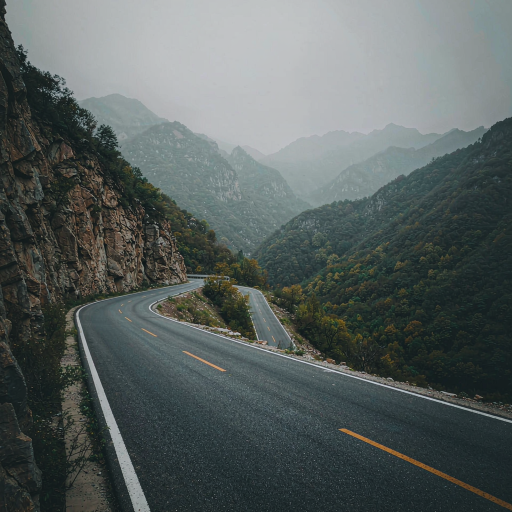
//> input picture 底层算法演示/直方图处理/assets/haze.png, 1024 x 1024 px (shown at 1/2 size)
$ ./histogram_processing -i=../assets/haze.png   (built with g++ and OpenCV 4)
//> lines starting //> are read from the running program, lines starting //| are printed output that depends on the picture; after the words box and inside, x2 and y2 are one past the last pixel; in counts of white or black regions, pixels touching at a corner belong together
/**
 * @file    histogram_processing.cpp
 * @brief   直方图处理演示：直方图统计、全局均衡化与 CLAHE 自适应增强的对比。
 * @details 流程：计算直方图 -> 全局均衡化 -> 自适应 CLAHE -> 对比效果。
 * @note    依赖：OpenCV 4.x（core / imgproc / imgcodecs / highgui）
 *          全局均衡化按整幅图的累积分布重映射灰度，会同时放大噪声；
 *          CLAHE 只在局部小块内做均衡并裁剪直方图峰值，因此更适合雾霾、逆光这类光照不均的图像。
 */

#include <algorithm>
#include <iomanip>
#include <iostream>
#include <string>
#include <vector>

#include <opencv2/opencv.hpp>
#include <opencv2/core/utils/filesystem.hpp>

namespace {

const int kPanelWidth = 480;
const int kPanelHeight = 360;
const int kTitleHeight = 30;

/** @brief 在若干候选位置中查找素材，便于从不同工作目录运行。 */
std::string locateAsset(const std::string& fileName)
{
    const std::vector<std::string> candidates = {
        "../../assets/" + fileName, "../assets/" + fileName, "assets/" + fileName};
    for (const auto& path : candidates) {
        if (cv::utils::fs::exists(path)) {
            return path;
        }
    }
    return candidates.front();
}

/** @brief 由素材路径推导输出目录：<demo>/assets/x.png -> <demo>/output。 */
std::string outputDirFor(const std::string& inputPath)
{
    std::string dir = inputPath;
    const size_t slash = dir.find_last_of("/\\");
    dir = (slash == std::string::npos) ? "." : dir.substr(0, slash);
    const size_t slash2 = dir.find_last_of("/\\");
    const std::string leaf = (slash2 == std::string::npos) ? dir : dir.substr(slash2 + 1);
    if (leaf == "assets") {
        dir = (slash2 == std::string::npos) ? "." : dir.substr(0, slash2);
    }
    return dir + "/output";
}

/** @brief 等比缩放并居中留白到固定面板。 */
cv::Mat fitPanel(const cv::Mat& image, const std::string& title)
{
    cv::Mat bgr;
    if (image.channels() == 1) {
        cv::cvtColor(image, bgr, cv::COLOR_GRAY2BGR);
    } else {
        bgr = image;
    }
    const double scale =
        std::min(kPanelWidth / static_cast<double>(bgr.cols),
                 kPanelHeight / static_cast<double>(bgr.rows));
    cv::Mat scaled;
    cv::resize(bgr, scaled, cv::Size(), scale, scale, cv::INTER_AREA);
    cv::Mat panel(kPanelHeight + kTitleHeight, kPanelWidth, CV_8UC3, cv::Scalar(255, 255, 255));
    const int x = (kPanelWidth - scaled.cols) / 2;
    const int y = kTitleHeight + (kPanelHeight - scaled.rows) / 2;
    scaled.copyTo(panel(cv::Rect(x, y, scaled.cols, scaled.rows)));
    cv::putText(panel, title, cv::Point(8, 21), cv::FONT_HERSHEY_SIMPLEX, 0.5,
                cv::Scalar(0, 0, 0), 1, cv::LINE_AA);
    return panel;
}

/** @brief 按列数拼接等尺寸面板。 */
cv::Mat montage(const std::vector<cv::Mat>& panels, int cols)
{
    const int rows = static_cast<int>((panels.size() + cols - 1) / cols);
    cv::Mat canvas(rows * panels[0].rows, cols * panels[0].cols, CV_8UC3, cv::Scalar(255, 255, 255));
    for (size_t i = 0; i < panels.size(); ++i) {
        const int r = static_cast<int>(i) / cols;
        const int c = static_cast<int>(i) % cols;
        panels[i].copyTo(canvas(cv::Rect(c * panels[i].cols, r * panels[i].rows,
                                         panels[i].cols, panels[i].rows)));
    }
    return canvas;
}

/**
 * @brief  把 256 级直方图画成柱状图，便于直观对比分布变化。
 * @param  gray   灰度图。
 * @param  width  输出宽度。
 * @param  height 输出高度。
 * @return 柱状图图像（BGR）。
 */
cv::Mat drawHistogram(const cv::Mat& gray, int width, int height)
{
    const int histSize = 256;
    float range[] = {0.0f, 256.0f};
    const float* histRange = {range};
    cv::Mat hist;
    cv::calcHist(&gray, 1, 0, cv::Mat(), hist, 1, &histSize, &histRange);

    double maxValue = 0.0;
    cv::minMaxLoc(hist, nullptr, &maxValue);
    hist.convertTo(hist, CV_32F, (height - 10) / std::max(1.0, maxValue));

    cv::Mat canvas(height, width, CV_8UC3, cv::Scalar(255, 255, 255));
    const int binWidth = std::max(1, width / histSize);
    for (int i = 0; i < histSize; ++i) {
        const int value = static_cast<int>(hist.at<float>(i));
        cv::rectangle(canvas, cv::Rect(i * binWidth, height - value, binWidth, value),
                      cv::Scalar(80, 80, 80), cv::FILLED);
    }
    return canvas;
}

}  // namespace

/**
 * @brief  主流程：直方图、均衡化与 CLAHE 对比。
 * @param  argc 参数个数。
 * @param  argv 参数列表。
 * @return 0 表示成功，非 0 表示失败。
 */
int main(int argc, char** argv)
{
    const cv::String keys =
        "{help h usage ? |      | 打印帮助信息 }"
        "{i input        |      | 输入图像路径，缺省读取 assets/haze.png }"
        "{o output       |      | 输出图像路径，缺省写入 <目录>/output/histogram_processing.png }"
        "{l clipLimit    | 2.0  | CLAHE 的对比度限制 }"
        "{t tileSize     | 8    | CLAHE 的网格数 }"
        "{d display      | 0    | 是否弹窗显示 (1=显示, 0=不显示) }";

    cv::CommandLineParser parser(argc, argv, keys);
    parser.about("直方图处理演示: calcHist / equalizeHist / CLAHE\n参数请使用 --key=value 形式");
    if (parser.has("help")) {
        parser.printMessage();
        return 0;
    }
    if (!parser.check()) {
        parser.printErrors();
        parser.printMessage();
        return -1;
    }

    std::string inputPath = parser.get<std::string>("input");
    if (inputPath.empty()) {
        inputPath = locateAsset("haze.png");
    }
    const cv::Mat src = cv::imread(inputPath, cv::IMREAD_COLOR);
//> src is the input picture: 1024 rows x 1024 cols, CV_8UC3; mean B, G, R 94.4, 95.8, 87.6
    if (src.empty()) {
        std::cerr << "无法读取图像: " << inputPath << std::endl;
        return -1;
    }
    cv::Mat gray;
    cv::cvtColor(src, gray, cv::COLOR_BGR2GRAY);

    // 步骤 1：计算直方图并记录原始分布统计。
    cv::Scalar meanOriginal;
    cv::Scalar stdOriginal;
    cv::meanStdDev(gray, meanOriginal, stdOriginal);
//> meanOriginal = Scalar(93.22); stdOriginal = Scalar(56.99)
    const cv::Mat histOriginal = drawHistogram(gray, 512, kPanelHeight);
//> in drawHistogram, `cv::calcHist(&gray, 1, 0, cv::Mat(), hist, 1, &histSize, &histRange);`: hist = 256 values, max 16252 at index 37, min 0 at index 0, mean 4096
//> in drawHistogram, `cv::minMaxLoc(hist, nullptr, &maxValue);`: maxValue = 16252
//> in drawHistogram, `hist.convertTo(hist, CV_32F, (height - 10) / std::max(1.0, maxValue));`: hist = 256 values, max 350 at index 37, min 0 at index 0, mean 88.21
//> the loop in drawHistogram, `for (int i = 0; i < histSize; ++i)` made 256 passes
//> value on passes 1 to 3: 0, 0, 0
//> after the loop in drawHistogram, `for (int i = 0; i < histSize; ++i)`:
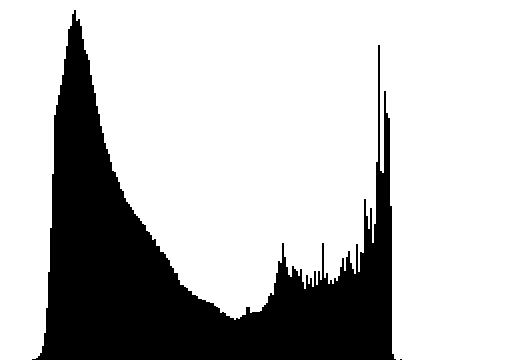
//> canvas: 360 rows x 512 cols, CV_8UC3; values 80 (black) and 255 (white), 75.6% white; 2 black regions (1 under 20 px), largest, box (x1, y1, x2, y2) and area: (32, 10, 396, 360) 44944

    // 步骤 2：全局均衡化。
    cv::Mat equalized;
    cv::equalizeHist(gray, equalized);
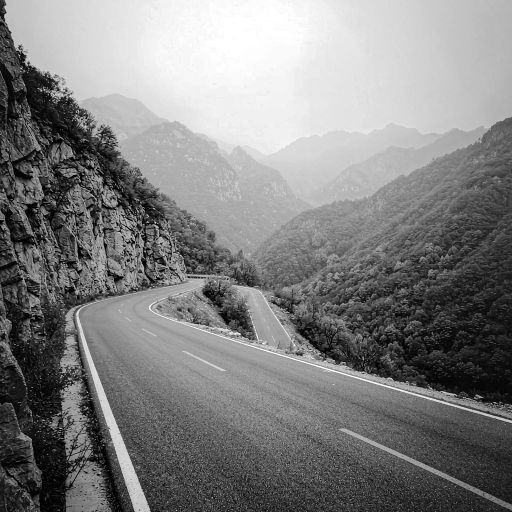
//> equalized: 1024 rows x 1024 cols, CV_8UC1 (shown at 1/2 size); min 0, max 255, mean 128.6
    cv::Scalar meanEq;
    cv::Scalar stdEq;
    cv::meanStdDev(equalized, meanEq, stdEq);
//> meanEq = Scalar(128.6); stdEq = Scalar(73.23)
    const cv::Mat histEqualized = drawHistogram(equalized, 512, kPanelHeight);
//> the loop in drawHistogram (call 2), `for (int i = 0; i < histSize; ++i)` made 256 passes
//> value on passes 1 to 3: 33, 79, 88
//> after the loop in drawHistogram (call 2), `for (int i = 0; i < histSize; ++i)`: canvas: 360 rows x 512 cols, CV_8UC3; values 80 (black) and 255 (white), 75.6% white; 64 black regions, largest, box (x1, y1, x2, y2) and area: (290, 205, 370, 360) 7216, (380, 190, 426, 360) 4208, (428, 244, 446, 360) 1762

    // 步骤 3：自适应 CLAHE。按小块分别均衡，避免全局拉伸放大噪声。
    const int tile = std::max(1, parser.get<int>("tileSize"));
    cv::Ptr<cv::CLAHE> clahe = cv::createCLAHE(parser.get<double>("clipLimit"),
                                               cv::Size(tile, tile));
    cv::Mat enhanced;
    clahe->apply(gray, enhanced);
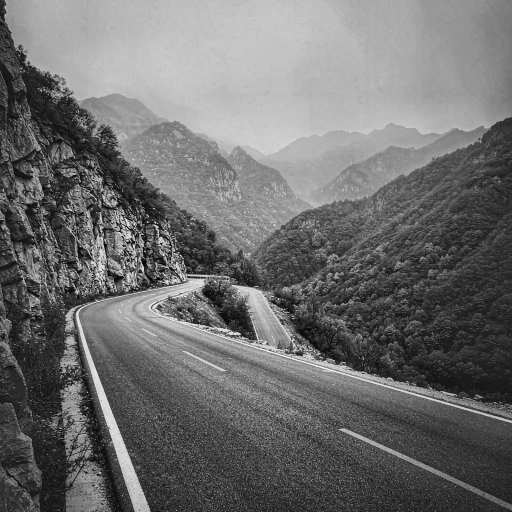
//> enhanced: 1024 rows x 1024 cols, CV_8UC1 (shown at 1/2 size); min 3, max 247, mean 109.3
    cv::Scalar meanClahe;
    cv::Scalar stdClahe;
    cv::meanStdDev(enhanced, meanClahe, stdClahe);
//> meanClahe = Scalar(109.3); stdClahe = Scalar(57.85)
    const cv::Mat histClahe = drawHistogram(enhanced, 512, kPanelHeight);
//> call 3 of drawHistogram, with width = 512, height = 360
//> in drawHistogram (call 3), `cv::calcHist(&gray, 1, 0, cv::Mat(), hist, 1, &histSize, &histRange);`: hist = 256 values, max 10938 at index 195, min 0 at index 0, mean 4096
//> in drawHistogram (call 3), `cv::minMaxLoc(hist, nullptr, &maxValue);`: maxValue = 10938
//> in drawHistogram (call 3), `hist.convertTo(hist, CV_32F, (height - 10) / std::max(1.0, maxValue));`: hist = 256 values, max 350 at index 195, min 0 at index 0, mean 131.1
//> the loop in drawHistogram (call 3), `for (int i = 0; i < histSize; ++i)` made 256 passes
//> after the loop in drawHistogram (call 3), `for (int i = 0; i < histSize; ++i)`:
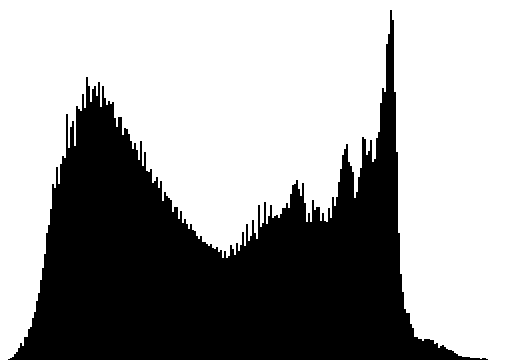
//> canvas: 360 rows x 512 cols, CV_8UC3; values 80 (black) and 255 (white), 63.7% white; 1 black region, box (x1, y1, x2, y2) and area: (8, 10, 488, 360) 66870

    // 步骤 4：对比效果，标准差越大说明对比度被拉得越开。
    std::cout << "输入: " << inputPath << "\n";
    std::cout << std::left << std::setw(12) << "method" << std::setw(10) << "mean"
              << "std\n";
    const std::pair<std::string, std::pair<double, double>> stats[] = {
        {"original", {meanOriginal[0], stdOriginal[0]}},
        {"equalized", {meanEq[0], stdEq[0]}},
        {"clahe", {meanClahe[0], stdClahe[0]}}};
//> stats = 3 items
    for (const auto& item : stats) {
        std::cout << std::left << std::setw(12) << item.first << std::fixed
                  << std::setprecision(1) << std::setw(10) << item.second.first
                  << item.second.second << "\n";
    }
//> this loop made 3 passes
//| original    93.2      57.0
//| equalized   128.6     73.2
//| clahe       109.3     57.8

    const std::vector<cv::Mat> panels = {
        fitPanel(gray, "gray input"),
        fitPanel(histOriginal, "histogram"),
        fitPanel(equalized, "equalizeHist"),
        fitPanel(histEqualized, "histogram (eq)"),
        fitPanel(enhanced, "CLAHE"),
        fitPanel(histClahe, "histogram (clahe)")};
//> in fitPanel, `cv::putText(panel, title, cv::Point(8, 21), cv::FONT_HERSHEY_SIMPLEX, ..`: panel: 390 rows x 480 cols, CV_8UC3; min 6, max 255, mean 142.7
//> in fitPanel (call 2), `cv::putText(panel, title, cv::Point(8, 21), cv::FONT_HERSHEY_SIMPLEX, ..`: panel: 390 rows x 480 cols, CV_8UC3; min 4, max 255, mean 217.6
//> in fitPanel (call 3), `cv::putText(panel, title, cv::Point(8, 21), cv::FONT_HERSHEY_SIMPLEX, ..`: panel: 390 rows x 480 cols, CV_8UC3; min 0, max 255, mean 167.1
//> in fitPanel (call 4), `cv::putText(panel, title, cv::Point(8, 21), cv::FONT_HERSHEY_SIMPLEX, ..`: panel: 390 rows x 480 cols, CV_8UC3; min 4, max 255, mean 217.4
//> in fitPanel (call 5), `cv::putText(panel, title, cv::Point(8, 21), cv::FONT_HERSHEY_SIMPLEX, ..`:
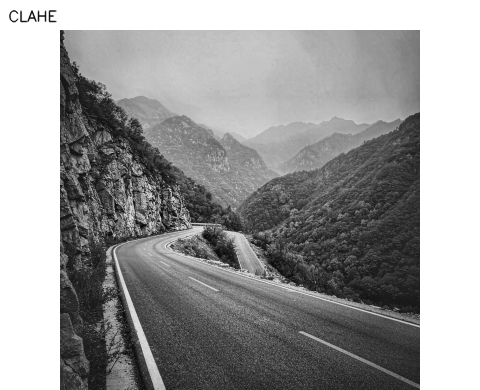
//> panel: 390 rows x 480 cols, CV_8UC3; min 6, max 255, mean 153.9
//> in fitPanel (call 6), `cv::putText(panel, title, cv::Point(8, 21), cv::FONT_HERSHEY_SIMPLEX, ..`:
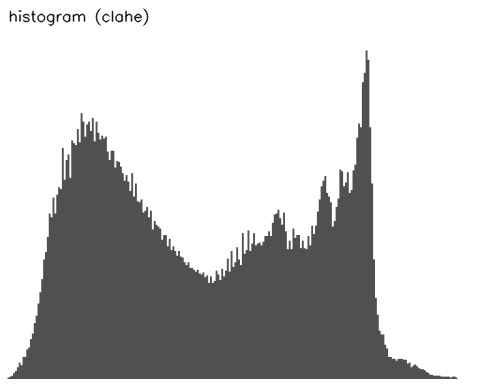
//> panel: 390 rows x 480 cols, CV_8UC3; min 4, max 255, mean 199.3
    const cv::Mat result = montage(panels, 2);
//> in montage, `const int rows = static_cast<int>((panels.size() + cols - 1) / cols);`: rows = 3
//> in montage, `cv::Mat canvas(rows * panels[0].rows, cols * panels[0].cols, CV_8UC3, ..`: canvas: 1170 rows x 960 cols, CV_8UC3; every value is 255
//> the loop in montage, `for (size_t i = 0; i < panels.size(); ++i)` made 6 passes
//> after the loop in montage, `for (size_t i = 0; i < panels.size(); ++i)`:
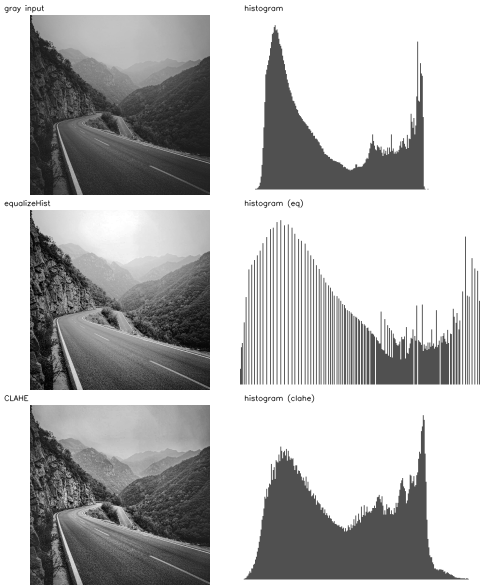
//> canvas: 1170 rows x 960 cols, CV_8UC3 (shown at 1/2 size); min 0, max 255, mean 183

    std::string outputPath = parser.get<std::string>("output");
    if (outputPath.empty()) {
        const std::string outDir = outputDirFor(inputPath);
        cv::utils::fs::createDirectories(outDir);
        outputPath = outDir + "/histogram_processing.png";
    }
    if (!cv::imwrite(outputPath, result)) {
        std::cerr << "无法写入输出图像: " << outputPath << std::endl;
        return -1;
    }
    std::cout << "结果已保存至 " << outputPath << std::endl;

    if (parser.get<int>("display") != 0) {
        cv::imshow("histogram processing", result);
        cv::waitKey(0);
    }
    return 0;
}
